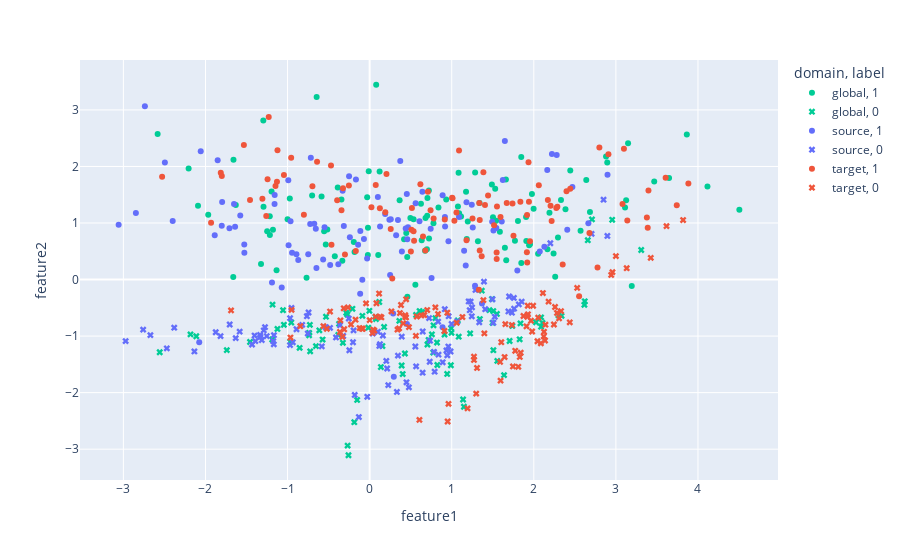

Notebook code cell kept with this figure:
### Code cell
# configure dataset generation
init_classification = dict(n_samples=1000, n_features=2, n_informative=2, n_repeated=0, n_redundant=0)
shifter = Shifter(n_domains=2, rot=0, trans=1.5, scale=0)
selector = DomainSelector(n_global=200, n_source=200, n_target=200, n_domains_source=1, n_domains_target=1)
builder = ConceptShiftDataBuilder(init_classification, shifter, selector)

xg, yg, xs, ys, xt, yt = builder.generate()
visualize_shift2d_px(xg, yg, xs, ys, xt, yt)
